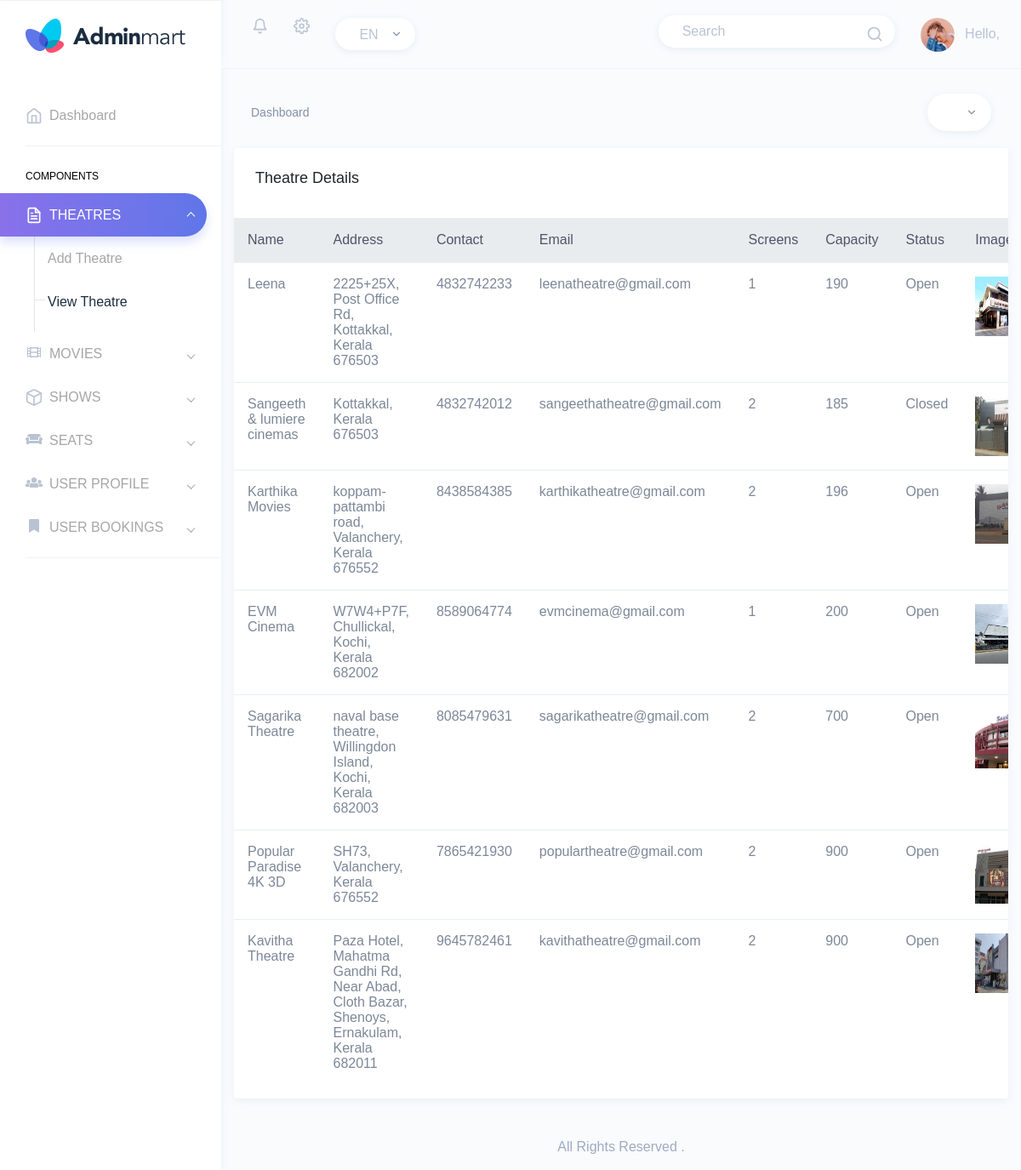
The page /Backend/display_theatre/ on the database its author committed.
### Backend/models.py (models this page shows)
class TheatreDB(models.Model):
    TheatreName = models.CharField(max_length=100,null=True,blank=True)
    TheatreAddress = models.CharField(max_length=100,null=True,blank=True)
    Contact = models.IntegerField(null=True,blank=True)
    Email = models.EmailField(max_length=100,null=True,blank=True)
    Screen = models.IntegerField(null=True,blank=True)
    Capacity = models.IntegerField(null=True,blank=True)
    Status = models.CharField(max_length=100,null=True,blank=True)
    TheatreImage = models.ImageField(upload_to="images",null=True,blank=True)

### Backend/views.py (the view)
# urls.py: path('display_theatre/',views.display_theatre,name="display_theatre"),
def display_theatre(request):
    data = TheatreDB.objects.all()
    return render(request,"Display_Theatre.html",{"data":data})

### Backend/templates/Display_Theatre.html (shortened to what this page needs)
{% extends 'index.html' %}
{% block content %}
<html lang="en">
<head>
</head>
<body>
<div class="col-12" style="margin-top:20px;">
                        <div class="card">
                            <div class="card-body">
                                <h4 class="card-title">Theatre Details</h4>
                            </div>
                            <div class="table-responsive">
                                <table class="table">
                                    <thead class="thead-light">
                                        <tr>
                                            <th scope="col">Name</th>
                                            <th scope="col">Address</th>
                                            <th scope="col">Contact</th>
                                            <th scope="col">Email</th>
                                            <th scope="col">Screens</th>
                                            <th scope="col">Capacity</th>
                                            <th scope="col">Status</th>
                                            <th scope="col">Image</th>
                                        </tr>
                                    </thead>
                                    <tbody>
                                    {% for d in data %}
                                    <tr>
                                        <td>{{d.TheatreName}}</td>
                                        <td>{{d.TheatreAddress}}</td>
                                        <td>{{d.Contact}}</td>
                                        <td>{{d.Email}}</td>
                                        <td>{{d.Screen}}</td>
                                        <td>{{d.Capacity}}</td>
                                        <td>{{d.Status}}</td>
                                        <td>
                                            <img src="{{d.TheatreImage.url}}" width="70px" height="70px">
                                        </td>
                                    </tr>
                                    {% endfor %}
                                    </tbody>
                                </table>
                            </div>
                        </div>
                    </div>
</body>
</html>
{% endblock %}

### rows shown on the page
TheatreDB: TheatreName "Leena", TheatreAddress "2225+25X, Post Office Rd, Kottakkal, Kerala 676503", Contact "4832742233", Email "leenatheatre@gmail.com", Screen "1", Capacity "190", Status "Open", TheatreImage (picture)
TheatreDB: TheatreName "Sangeeth & lumiere cinemas", TheatreAddress "Kottakkal, Kerala 676503", Contact "4832742012", Email "sangeethatheatre@gmail.com", Screen "2", Capacity "185", Status "Closed", TheatreImage (picture)
TheatreDB: TheatreName "Karthika Movies", TheatreAddress "koppam-pattambi road, Valanchery, Kerala 676552", Contact "8438584385", Email "karthikatheatre@gmail.com", Screen "2", Capacity "196", Status "Open", TheatreImage (picture)
TheatreDB: TheatreName "EVM Cinema", TheatreAddress "W7W4+P7F, Chullickal, Kochi, Kerala 682002", Contact "8589064774", Email "evmcinema@gmail.com", Screen "1", Capacity "200", Status "Open", TheatreImage (picture)
TheatreDB: TheatreName "Sagarika Theatre", TheatreAddress "naval base theatre, Willingdon Island, Kochi, Kerala 682003", Contact "8085479631", Email "sagarikatheatre@gmail.com", Screen "2", Capacity "700", Status "Open", TheatreImage (picture)
TheatreDB: TheatreName "Popular Paradise 4K 3D", TheatreAddress "SH73, Valanchery, Kerala 676552", Contact "7865421930", Email "populartheatre@gmail.com", Screen "2", Capacity "900", Status "Open", TheatreImage (picture)
TheatreDB: TheatreName "Kavitha Theatre", TheatreAddress "Paza Hotel, Mahatma Gandhi Rd, Near Abad, Cloth Bazar, Shenoys, Ernakulam, Kerala 682011", Contact "9645782461", Email "kavithatheatre@gmail.com", Screen "2", Capacity "900", Status "Open", TheatreImage (picture)
